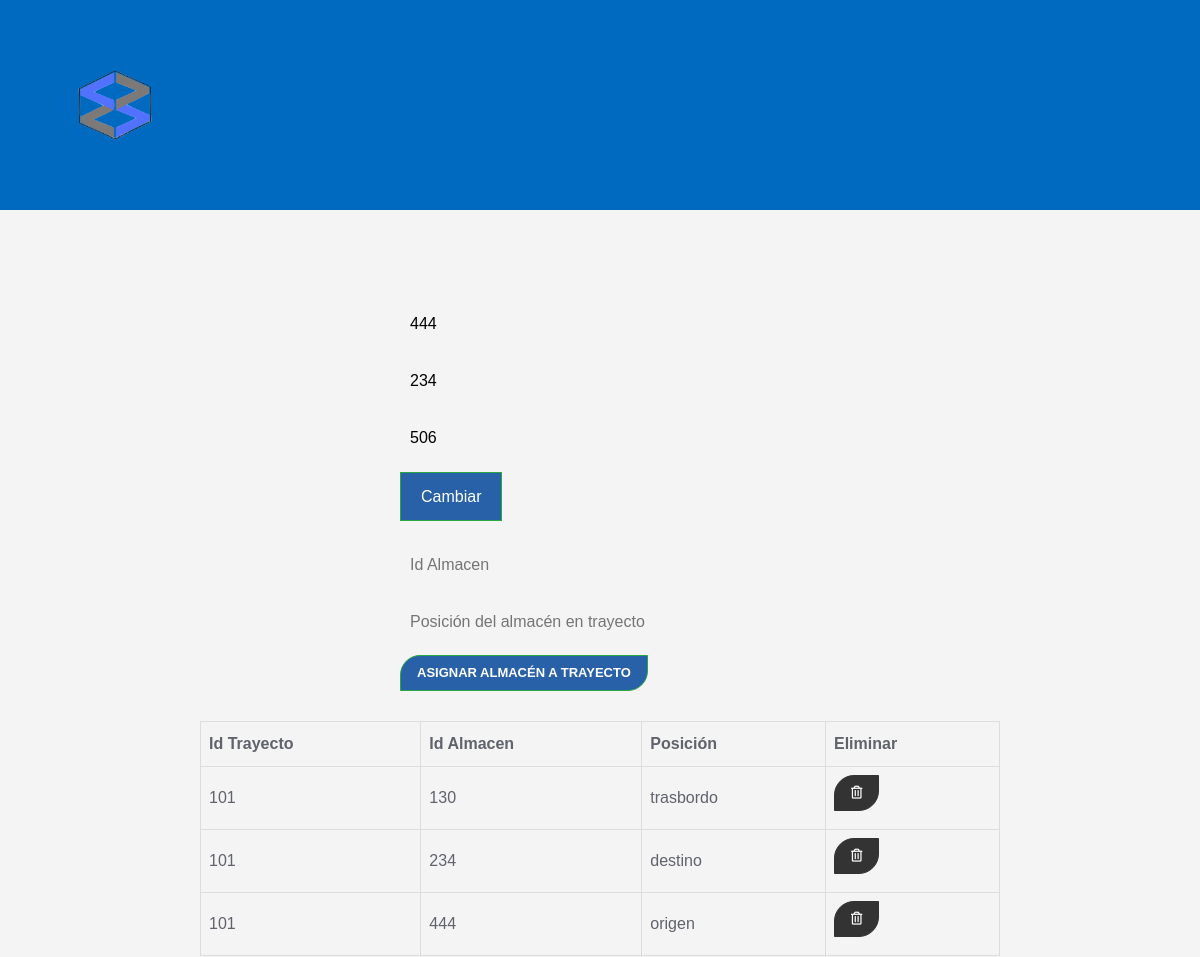
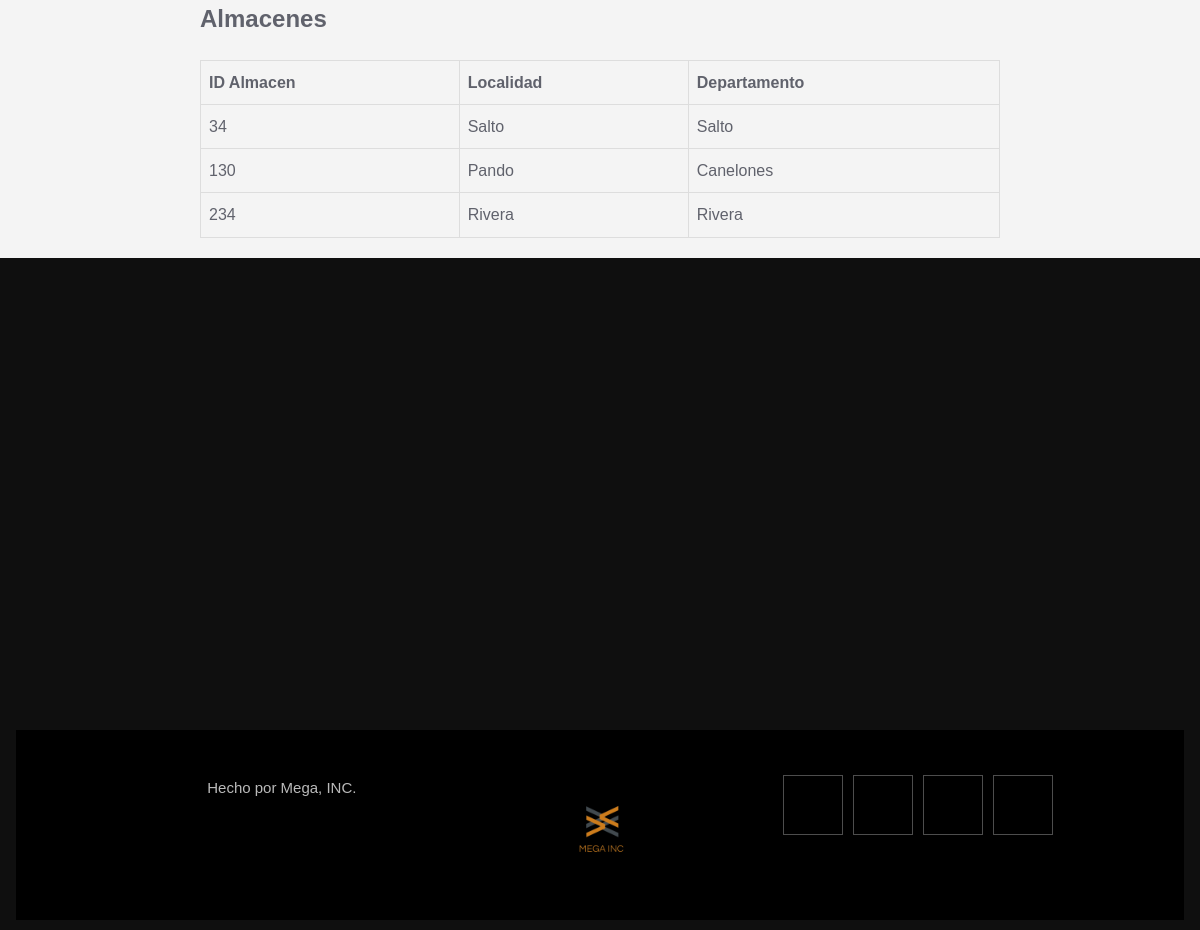
Screenshot of /home/edit_trayecto.php?id_trayecto=101 (signed in) with the database file from the repository (2 pictures, top to bottom).
### tables this page shows
CREATE TABLE `trayecto` (
  `id_trayecto` int(10) NOT NULL,
  `origen` varchar(100) NOT NULL,
  `destino` varchar(100) NOT NULL,
  `distancia` varchar(30) NOT NULL
);

CREATE TABLE `tiene` (
  `id_trayecto` int(10) NOT NULL,
  `id_almacen` int(10) NOT NULL,
  `posicion` varchar(20) DEFAULT NULL
);

CREATE TABLE `almacen` (
  `id_almacen` int(10) NOT NULL,
  `id_empresa` int(10) NOT NULL,
  `calle` varchar(50) NOT NULL,
  `numero` int(10) NOT NULL,
  `localidad` varchar(50) NOT NULL
);

CREATE TABLE `localidad` (
  `localidad` varchar(20) NOT NULL,
  `departamento` varchar(20) NOT NULL
);

### home/edit_trayecto.php (the view, shortened to what this page needs)
<?php
include("config\usersDB.php");
$id_trayecto= '';
$origen= '';
$destino= '';
$distancia= '';
if  (isset($_GET['id_trayecto'])) {
  $id_trayecto = $_GET['id_trayecto'];
  $query = "SELECT * FROM trayecto WHERE id_trayecto=$id_trayecto";
  $result = mysqli_query($conn, $query);
  if (mysqli_num_rows($result) == 1) {
    $row = mysqli_fetch_array($result);
    $id_trayecto = $row['id_trayecto'];
    $origen = $row['origen'];
    $destino = $row['destino'];
    $distancia = $row['distancia'];
  }
}
?>
<?php include('includes\header.php'); ?>
<div class="container p-4">
  <div class="row">
    <div class="col-md-4 mx-auto">
      <div class="card card-body">
      <form action="edit_trayecto.php?id_trayecto=<?php echo $_GET['id_trayecto']; ?>" method="POST">
        <div class="form-group">
          <input name="origen" type="text" class="form-control" value="<?php echo $origen; ?>" placeholder="cambiar origen">
        </div>
        <div class="form-group">
          <input name="destino" type="text" class="form-control" value="<?php echo $destino; ?>" placeholder="cambiar destino">
        </div>
        <div class="form-group">
          <input name="distancia" type="text" class="form-control" value="<?php echo $distancia; ?>" placeholder="cambiar el numero de la distancia">
        </div>
        <button class="btn-success" name="update">
          Cambiar
</button>
      </form>
      </div>
    </div>
  </div>
</div>
<div class="col-md-4 mx-auto">
    <form action="save_asignarT.php" method="POST">
        <div class="form-group">
            <input type="text" name="id_almacen" class="form-control" placeholder="Id Almacen" autofocus>
        </div>
        <div class="form-group">
            <input type="text" name="posicion" class="form-control" placeholder="Posición del almacén en trayecto" autofocus>
        </div>
        <input type="submit" name="save_asignarT" class="btn btn-success btn-block" value="Asignar almacén a trayecto">
    </form>
</div>
<div class="col-md-4 mx-auto">
    <table class="table table-bordered">
        <thead>
            <tr>
                <th>Id Trayecto</th>
                <th>Id Almacen</th>
                <th>Posición</th>
                <th>Eliminar</th>
            </tr>
        </thead>
        <tbody>
            <?php
            $queryp = "SELECT * FROM tiene WHERE id_trayecto = $id_trayecto;";
            $result_tasks = mysqli_query($conn, $queryp);
            while ($row = mysqli_fetch_assoc($result_tasks)) {
                ?>
                <tr>
                    <td><?php echo $id_trayecto; ?></td>
                    <td><?php echo $row['id_almacen']; ?></td>
                    <td><?php echo $row['posicion']; ?></td>
                    <td>
                        <a href="delete_asignarT.php?id_trayecto=<?php echo $row['id_trayecto']; ?>&posicion=<?php echo $row['posicion']; ?>" class="btn btn-danger">
                            <i class="far fa-trash-alt"></i>
                        </a>
                    </td>
                </tr>
            <?php } ?>
        </tbody>
    </table>
</div>
<?php
$queryDireccion = "SELECT A.id_almacen, A.localidad, L.departamento
FROM almacen AS A
INNER JOIN localidad AS L ON A.localidad = L.localidad;";
$resultDireccion = mysqli_query($conn, $queryDireccion);
?>
<div>
  <h2>Almacenes</h2>
  <table class="table table-bordered tabla-paquetes">
    <thead>
      <tr>
        <th>ID Almacen</th>
        <th>Localidad</th>
        <th>Departamento</th>
      </tr>
    </thead>
    <tbody>
      <?php
      while ($row = mysqli_fetch_assoc($resultDireccion)) {
        ?>
        <tr>
          <td><?php echo $row['id_almacen']; ?></td>
          <td><?php echo $row['localidad']; ?></td>
          <td><?php echo $row['departamento']; ?></td>
        </tr>
        <?php
      }
      ?>
    </tbody>
  </table>
</div>
<?php include('includes\footer.php'); ?>

### asset/css/seguimiento.css (style rules this page uses)
:root { --rich-black-fogra-29: hsl(230, 14%, 9%); --gray-x-11-gray: hsl(0, 0%, 73%); --oxford-blue_a15: hsla(216, 65%, 10%, 0.15); --yellow-green: #0069C0; --smoky-black: hsl(0, 0%, 6%); --black-coral: hsl(231, 6%, 40%); --light-gray: hsl(0, 0%, 80%); --cultured: hsl(240, 10%, 94%); --white: hsl(0, 0%, 100%); --white_a30: hsla(0, 0%, 100%, 0.3); --black: hsl(0, 0%, 0%); --ff-quicksand: "Quicksand", sans-serif; --ff-nunito_sans: "Nunito Sans", sans-serif; --fs-1: 5.5rem; --fs-2: 3.6rem; --fs-3: 3.2rem; --fs-4: 2.6rem; --fs-5: 2.4rem; --fs-6: 2.2rem; --fs-7: 2rem; --fs-8: 1.8rem; --fs-9: 1.5rem; --fs-10: 1.4rem; --fs-11: 1.3rem; --fw-500: 500; --fw-600: 600; --fw-700: 700; --section-padding: 40px; --shadow: 0 15px 40px 0 hsla(224, 24%, 47%, 0.1); --radius-circle: 50%; --radius-60: 60px; --radius-50: 50px; --radius-30: 30px; --radius-20: 20px; --radius-15: 15px; --radius-5: 5px; --transition-1: 0.25s ease; --transition-2: 0.5s ease; --cubic-out: cubic-bezier(0.33, 0.85, 0.4, 0.96); }
*, *::before, *::after { margin: 0; padding: 0; box-sizing: border-box; }
a, img, span, button, ion-icon { display: block; }
a { color: inherit; text-decoration: none; }
input, button { background: none; border: none; font: inherit; }
input { width: 100%; }
button { cursor: pointer; }
html { font-family: var(--ff-nunito_sans); font-size: 10px; scroll-behavior: smooth; }
body { background-color: var(--white); color: var(--black-coral); font-size: 1.6rem; line-height: 1.7; overflow-x: hidden; }
.container { padding-inline: 16px; }
.btn { display: flex; align-items: center; gap: 5px; font-family: var(--ff-quicksand); font-size: var(--fs-11); font-weight: var(--fw-700); text-transform: uppercase; max-width: max-content; padding: 20px 40px; border-radius: var(--radius-20) 0; line-height: 1.4; transition: var(--transition-1); }
@media (min-width: 575px) { :root { --fs-2: 4.2rem; } }
@media (min-width: 768px) { :root { --fs-3: 3.6rem; --section-padding: 60px; } }
@media (min-width: 768px) { .container { max-width: 850px; width: 100%; margin-inline: auto; } }
@media (min-width: 992px) { :root { --fs-2: 5.4rem; --fs-3: 3.6rem; --section-padding: 100px; } }
@media (min-width: 992px) { .container { max-width: 1050px; } }
@media (min-width: 1200px) { :root { --fs-2: 6rem; --fs-3: 4rem; } }
@media (min-width: 1200px) { .container { max-width: 1200px; } }
@media (min-width: 1200px) { input[type="text"] { width: 100%; padding: 10px; margin-bottom: 10px; } }
@media (min-width: 1200px) { button { background-color: #007bff; color: #fff; padding: 10px 20px; border: none; cursor: pointer; } }
@media (min-width: 1200px) { body, h1, h2, h3, p, ul, li { margin: 0; padding: 0; } }
@media (min-width: 1200px) { body { font-family: 'Arial', sans-serif; background-color: #f4f4f4; } }
@media (min-width: 1200px) { .container { max-width: 1200px; margin: 0 auto; overflow: hidden; } }
@media (min-width: 1200px) { .card { margin-bottom: 20px; } }
@media (min-width: 1200px) { .table { width: 100%; border-collapse: collapse; margin-top: 20px; } }
@media (min-width: 1200px) { .table th, .table td { border: 1px solid #ddd; padding: 8px; text-align: left; } }
@media (min-width: 1200px) { .btn { display: inline-block; padding: 8px 16px; margin-bottom: 10px; text-align: center; text-decoration: none; background-color: #333; color: #fff; border: 1px solid #333; cursor: pointer; } }
@media (min-width: 1200px) { .btn-success { background-color: #2861a7; border: 1px solid #28a745; } }
@media (min-width: 1200px) { form { max-width: 400px; margin: 0 auto; } }

### rows the page displays
trayecto: origen "444", destino "234", distancia "506"
tiene: id_trayecto.id_trayecto "101", id_almacen "130", posicion "trasbordo"
tiene: id_trayecto.id_trayecto "101", id_almacen "234", posicion "destino"
tiene: id_trayecto.id_trayecto "101", id_almacen "444", posicion "origen"
almacen: id_almacen "34", localidad "Salto", localidad.departamento "Salto"
almacen: id_almacen "130", localidad "Pando", localidad.departamento "Canelones"
almacen: id_almacen "234", localidad "Rivera", localidad.departamento "Rivera"
